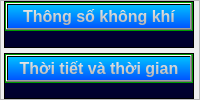
                           <widget class="QFrame" name="Top_ControlPanel_body_R">
                            <property name="frameShape">
                             <enum>QFrame::StyledPanel</enum>
                            </property>
                            <property name="frameShadow">
                             <enum>QFrame::Raised</enum>
                            </property>
                            <layout class="QVBoxLayout" name="verticalLayout_17">
                             <property name="spacing">
                              <number>5</number>
                             </property>
                             <property name="leftMargin">
                              <number>3</number>
                             </property>
                             <property name="topMargin">
                              <number>0</number>
                             </property>
                             <property name="rightMargin">
                              <number>5</number>
                             </property>
                             <property name="bottomMargin">
                              <number>0</number>
                             </property>
                             <item>
                              <widget class="QFrame" name="Top_Ctrl_frame_2">
                               <property name="styleSheet">
                                <string notr="true">background-color: qlineargradient(spread:pad, x1:1, y1:1, x2:1, y2:0, stop:0 rgba(0, 0, 42, 255), stop:1 rgba(0, 0, 70, 255));</string>
                               </property>
                               <property name="frameShape">
                                <enum>QFrame::StyledPanel</enum>
                               </property>
                               <property name="frameShadow">
                                <enum>QFrame::Raised</enum>
                               </property>
                               <layout class="QVBoxLayout" name="verticalLayout_24">
                                <property name="spacing">
                                 <number>0</number>
                                </property>
                                <property name="leftMargin">
                                 <number>0</number>
                                </property>
                                <property name="topMargin">
                                 <number>0</number>
                                </property>
                                <property name="rightMargin">
                                 <number>0</number>
                                </property>
                                <property name="bottomMargin">
                                 <number>0</number>
                                </property>
                                <item>
                                 <widget class="QFrame" name="Top_Ctrl_frame2_header">
                                  <property name="styleSheet">
                                   <string notr="true">background-color: rgb(0, 200, 0);</string>
                                  </property>
                                  <property name="frameShape">
                                   <enum>QFrame::StyledPanel</enum>
                                  </property>
                                  <property name="frameShadow">
                                   <enum>QFrame::Raised</enum>
                                  </property>
                                  <layout class="QVBoxLayout" name="verticalLayout_20">
                                   <property name="spacing">
                                    <number>0</number>
                                   </property>
                                   <property name="leftMargin">
                                    <number>0</number>
                                   </property>
                                   <property name="topMargin">
                                    <number>0</number>
                                   </property>
                                   <property name="rightMargin">
                                    <number>0</number>
                                   </property>
                                   <property name="bottomMargin">
                                    <number>0</number>
                                   </property>
                                   <item>
                                    <widget class="QPushButton" name="Top_Ctrl_header2">
                                     <property name="font">
                                      <font>
                                       <family>Segoe UI</family>
                                       <pointsize>12</pointsize>
                                       <weight>75</weight>
                                       <bold>true</bold>
                                      </font>
                                     </property>
                                     <property name="styleSheet">
                                      <string notr="true">color: qlineargradient(spread:pad, x1:1, y1:1, x2:1, y2:0, stop:0 rgba(171, 171, 171, 255), stop:1 rgba(239, 239, 239, 255));
background-color: qlineargradient(spread:pad, x1:1, y1:1, x2:1, y2:0, stop:0 rgba(0, 85, 255, 255), stop:1 rgba(0, 192, 255, 255));</string>
                                     </property>
                                     <property name="text">
                                      <string>Thông số không khí</string>
                                     </property>
                                    </widget>
                                   </item>
                                  </layout>
                                 </widget>
                                </item>
                                <item>
                                 <widget class="QFrame" name="Top_Ctrl_frame2_body">
                                  <property name="sizePolicy">
                                   <sizepolicy hsizetype="Preferred" vsizetype="Expanding">
                                    <horstretch>0</horstretch>
                                    <verstretch>0</verstretch>
                                   </sizepolicy>
                                  </property>
                                  <property name="styleSheet">
                                   <string notr="true">background-color: rgba(0, 0, 0, 0);</string>
                                  </property>
                                  <property name="frameShape">
                                   <enum>QFrame::StyledPanel</enum>
                                  </property>
                                  <property name="frameShadow">
                                   <enum>QFrame::Raised</enum>
                                  </property>
                                  <widget class="QLabel" name="label_2">
                                   <property name="geometry">
                                    <rect>
                                     <x>10</x>
                                     <y>80</y>
                                     <width>481</width>
                                     <height>20</height>
                                    </rect>
                                   </property>
                                   <property name="styleSheet">
                                    <string notr="true">color: rgb(255, 255, 255);</string>
                                   </property>
                                   <property name="text">
                                    <string>Đồng hồ nhiệt độ                       Đồng hồ độ ẩm                    Đồng hồ nồng độ O2</string>
                                   </property>
                                  </widget>
                                 </widget>
                                </item>
                               </layout>
                              </widget>
                             </item>
                             <item>
                              <widget class="QFrame" name="Top_Ctrl_frame_5">
                               <property name="sizePolicy">
                                <sizepolicy hsizetype="Preferred" vsizetype="Expanding">
                                 <horstretch>0</horstretch>
                                 <verstretch>0</verstretch>
                                </sizepolicy>
                               </property>
                               <property name="styleSheet">
                                <string notr="true">background-color: qlineargradient(spread:pad, x1:1, y1:1, x2:1, y2:0, stop:0 rgba(0, 0, 42, 255), stop:1 rgba(0, 0, 70, 255));</string>
                               </property>
                               <property name="frameShape">
                                <enum>QFrame::StyledPanel</enum>
                               </property>
                               <property name="frameShadow">
                                <enum>QFrame::Raised</enum>
                               </property>
                               <layout class="QVBoxLayout" name="verticalLayout_33">
                                <property name="spacing">
                                 <number>0</number>
                                </property>
                                <property name="leftMargin">
                                 <number>0</number>
                                </property>
                                <property name="topMargin">
                                 <number>0</number>
                                </property>
                                <property name="rightMargin">
                                 <number>0</number>
                                </property>
                                <property name="bottomMargin">
                                 <number>0</number>
                                </property>
                                <item>
                                 <widget class="QFrame" name="Top_Ctrl_frame5_header">
                                  <property name="styleSheet">
                                   <string notr="true">background-color: rgb(0, 200, 0);</string>
                                  </property>
                                  <property name="frameShape">
                                   <enum>QFrame::StyledPanel</enum>
                                  </property>
                                  <property name="frameShadow">
                                   <enum>QFrame::Raised</enum>
                                  </property>
                                  <layout class="QVBoxLayout" name="verticalLayout_23">
                                   <property name="spacing">
                                    <number>0</number>
                                   </property>
                                   <property name="leftMargin">
                                    <number>0</number>
                                   </property>
                                   <property name="topMargin">
                                    <number>0</number>
                                   </property>
                                   <property name="rightMargin">
                                    <number>0</number>
                                   </property>
                                   <property name="bottomMargin">
                                    <number>0</number>
                                   </property>
                                   <item>
                                    <widget class="QPushButton" name="Top_Ctrl_header5">
                                     <property name="font">
                                      <font>
                                       <family>Segoe UI</family>
                                       <pointsize>12</pointsize>
                                       <weight>75</weight>
                                       <bold>true</bold>
                                      </font>
                                     </property>
                                     <property name="styleSheet">
                                      <string notr="true">color: qlineargradient(spread:pad, x1:1, y1:1, x2:1, y2:0, stop:0 rgba(171, 171, 171, 255), stop:1 rgba(239, 239, 239, 255));
background-color: qlineargradient(spread:pad, x1:1, y1:1, x2:1, y2:0, stop:0 rgba(0, 85, 255, 255), stop:1 rgba(0, 192, 255, 255));</string>
                                     </property>
                                     <property name="text">
                                      <string>Thời tiết và thời gian</string>
                                     </property>
                                    </widget>
                                   </item>
                                  </layout>
                                 </widget>
                                </item>
                                <item>
                                 <widget class="QFrame" name="Top_Ctrl_frame5_body">
                                  <property name="sizePolicy">
                                   <sizepolicy hsizetype="Preferred" vsizetype="Expanding">
                                    <horstretch>0</horstretch>
                                    <verstretch>0</verstretch>
                                   </sizepolicy>
                                  </property>
                                  <property name="styleSheet">
                                   <string notr="true">background-color: rgba(0, 0, 0, 0);</string>
                                  </property>
                                  <property name="frameShape">
                                   <enum>QFrame::StyledPanel</enum>
                                  </property>
                                  <property name="frameShadow">
                                   <enum>QFrame::Raised</enum>
                                  </property>
                                  <widget class="QLabel" name="label_4">
                                   <property name="geometry">
                                    <rect>
                                     <x>60</x>
                                     <y>80</y>
                                     <width>391</width>
                                     <height>20</height>
                                    </rect>
                                   </property>
                                   <property name="styleSheet">
                                    <string notr="true">color: rgb(255, 255, 255);</string>
                                   </property>
                                   <property name="text">
                                    <string>Báo thời tiết                             lịch                                  đồng hồ</string>
                                   </property>
                                  </widget>
                                 </widget>
                                </item>
                               </layout>
                              </widget>
                             </item>
                            </layout>
                           </widget>
